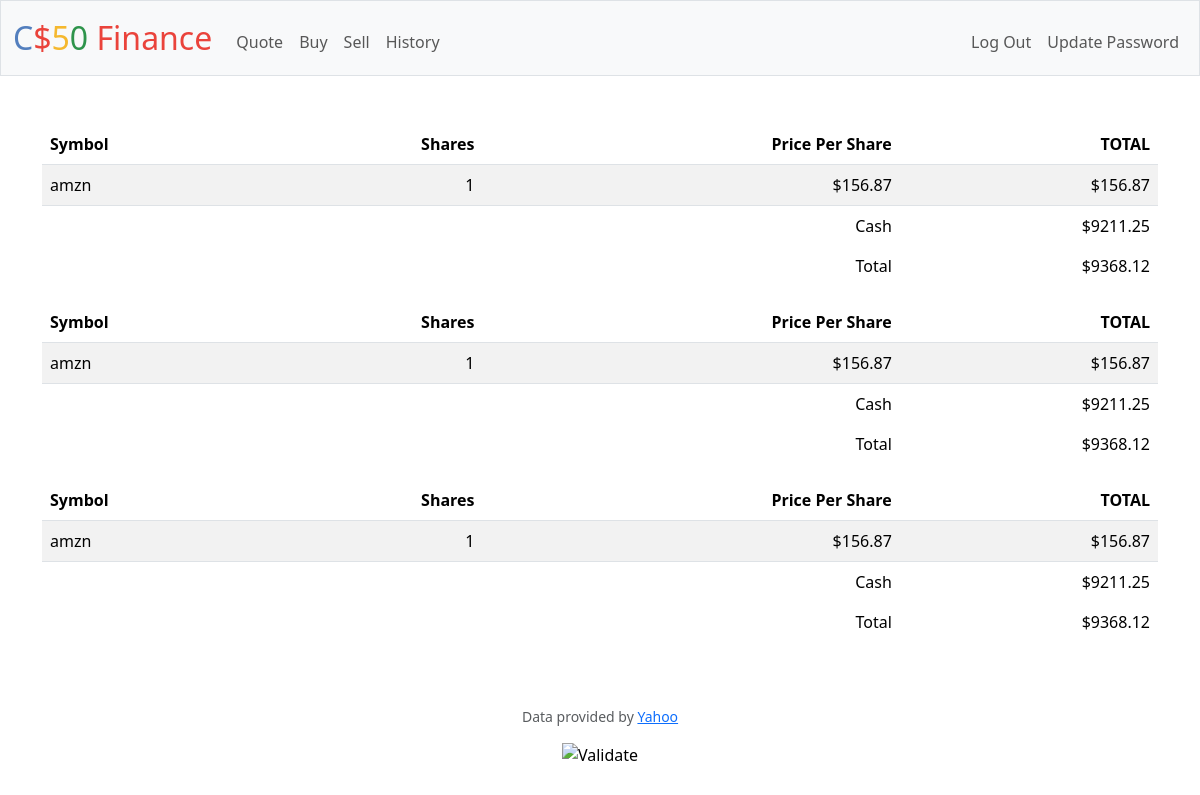
The app's page / (signed in), older data.
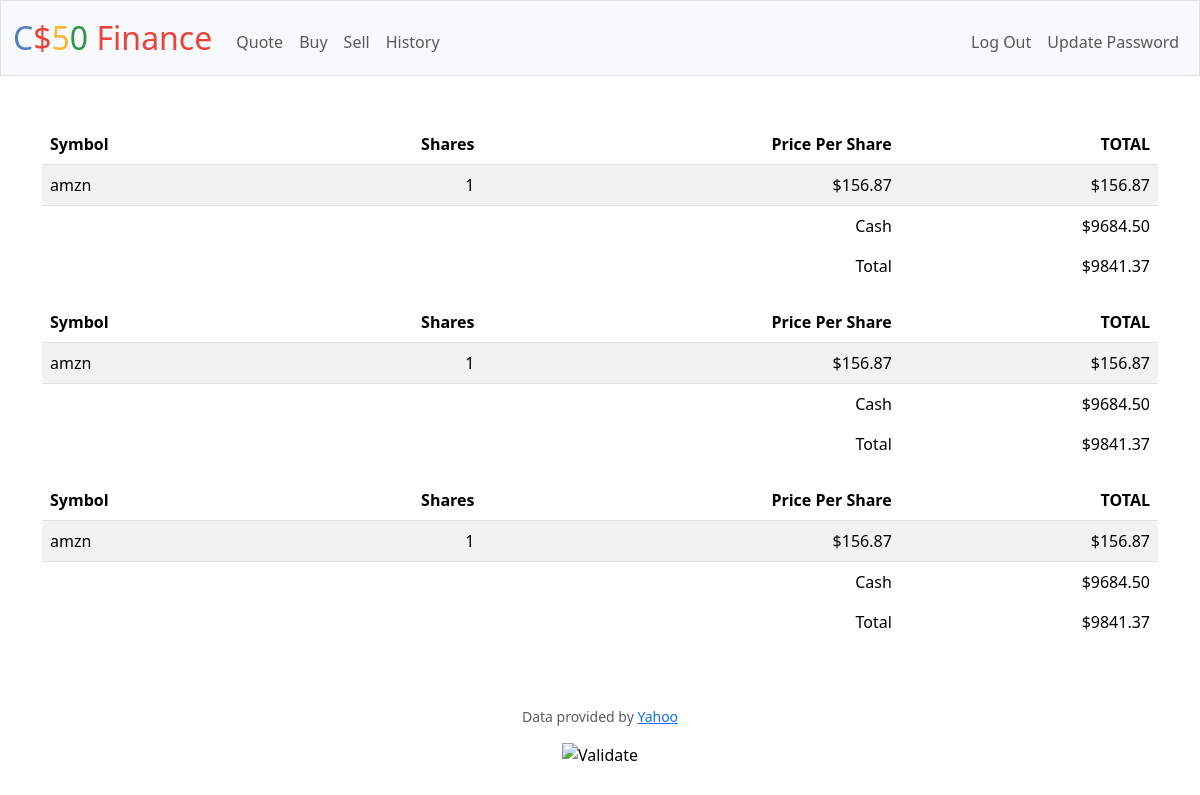
The same page, newer data.
### tables this page shows
CREATE TABLE users (id INTEGER PRIMARY KEY AUTOINCREMENT NOT NULL, username TEXT NOT NULL, hash TEXT NOT NULL, cash NUMERIC NOT NULL DEFAULT 10000.00);

CREATE TABLE 'portfolio' ('id' INTEGER NOT NULL, username TEXT NOT NULL, symbol TEXT NOT NULL,'amount' INTEGER NOT NULL,'UserId' INTEGER NOT NULL, 'price_per_share' INTEGER NOT NULL DEFAULT 0, PRIMARY KEY (id), FOREIGN KEY(UserId) REFERENCES users(id));

### app.py (the view)
@app.route("/")
@login_required
def index():
    try:
            cash = db.execute("SELECT cash FROM users WHERE id = ?", session["user_id"])
            portfolio = db.execute("SELECT * FROM portfolio WHERE UserId = ?", session["user_id"])
    except:
        return apology("Account does not exist.", 400)
    return render_template("portfolio.html", results=portfolio, balance=cash)

### app.py (called while the page is built)
@app.after_request
def after_request(response):
    response.headers["Cache-Control"] = "no-cache, no-store, must-revalidate"
    response.headers["Expires"] = 0
    response.headers["Pragma"] = "no-cache"
    return response

### helpers.py (called while the page is built)
def login_required(f):
    @wraps(f)
    def decorated_function(*args, **kwargs):
        if session.get("user_id") is None:
            return redirect("/login")
        return f(*args, **kwargs)
    return decorated_function

### templates/portfolio.html (shortened to what this page needs)
{% extends "layout.html" %}
{% block main %}
    {% for result in results %}
        <table class="table table-striped">
          <thead>
            <tr>
              <th class="text-start">Symbol</th>
              <th class="text-end">Shares</th>
              <th class="text-end">Price Per Share</th>
              <th class="text-end">TOTAL</th>
            </tr>
          </thead>
          <tbody>
            <tr>
              <td class="text-start">{{ result.symbol }}</td>
              <td class="text-end">{{ result.amount }}</td>
              <td class="text-end">{{ "$%.2f"|format(result.price_per_share) }}</td>
              <td class="text-end">{{ "$%.2f"|format(result.price_per_share * result.amount) }}</td>
            </tr>
          </tbody>
          <tfoot>
            <tr align="right">
              <td class="border-0"></td>
              <td class="border-0"></td>
              <td class="text-end border-0">Cash</td>
              <td class="text-end border-0">{{ "$%.2f"|format(balance[0].cash) }}</td>
            </tr>
            <tr align="right">
              <td class="border-0"></td>
              <td class="border-0"></td>
              <td class="text-end border-0">
                Total
              </td>
              <td class="text-end border-0">
                {% if results %}
                  {{ "$%.2f"|format((results[0].price_per_share * results[0].amount) + balance[0].cash) }}
                {% endif %}
              </td>
            </tr>
          </tfoot>
        </table>
    {% endfor %}
{% endblock %}

Row changes from the older to the newer data that the page shows:
changed through a linked row, portfolio (number 1 of 3 on the later page): price_per_share+amount "$9368.12" → "$9841.37"
changed users: cash "$9211.25" → "$9684.50"
